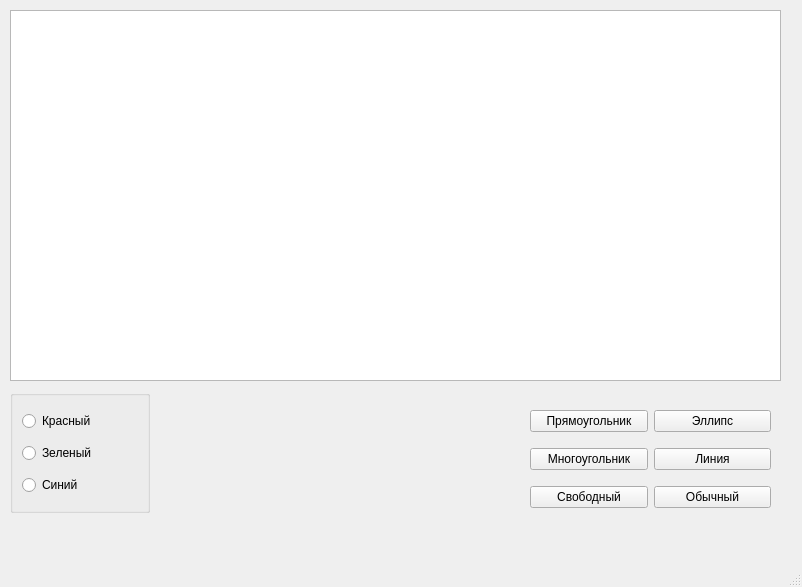
<?xml version="1.0" encoding="UTF-8"?>
<ui version="4.0">
 <class>MainWindow</class>
 <widget class="QMainWindow" name="MainWindow">
  <property name="geometry">
   <rect>
    <x>0</x>
    <y>0</y>
    <width>802</width>
    <height>587</height>
   </rect>
  </property>
  <property name="windowTitle">
   <string>MainWindow</string>
  </property>
  <widget class="QWidget" name="centralwidget">
   <widget class="QGraphicsView" name="graphicsView">
    <property name="geometry">
     <rect>
      <x>10</x>
      <y>10</y>
      <width>771</width>
      <height>371</height>
     </rect>
    </property>
    <property name="cursor" stdset="0">
     <cursorShape>PointingHandCursor</cursorShape>
    </property>
   </widget>
   <widget class="QGroupBox" name="groupBox">
    <property name="geometry">
     <rect>
      <x>10</x>
      <y>390</y>
      <width>140</width>
      <height>123</height>
     </rect>
    </property>
    <property name="title">
     <string/>
    </property>
    <layout class="QGridLayout" name="gridLayout">
     <item row="0" column="0">
      <widget class="QRadioButton" name="red">
       <property name="text">
        <string>Красный</string>
       </property>
      </widget>
     </item>
     <item row="1" column="0">
      <widget class="QRadioButton" name="green">
       <property name="text">
        <string>Зеленый</string>
       </property>
      </widget>
     </item>
     <item row="2" column="0">
      <widget class="QRadioButton" name="blue">
       <property name="text">
        <string>Синий</string>
       </property>
      </widget>
     </item>
    </layout>
   </widget>
   <widget class="QWidget" name="layoutWidget">
    <property name="geometry">
     <rect>
      <x>530</x>
      <y>400</y>
      <width>241</width>
      <height>121</height>
     </rect>
    </property>
    <layout class="QGridLayout" name="gridLayout_2">
     <item row="1" column="1">
      <widget class="QPushButton" name="line">
       <property name="text">
        <string>Линия</string>
       </property>
      </widget>
     </item>
     <item row="0" column="1">
      <widget class="QPushButton" name="ellipse">
       <property name="text">
        <string>Эллипс</string>
       </property>
      </widget>
     </item>
     <item row="1" column="0">
      <widget class="QPushButton" name="polygon">
       <property name="text">
        <string>Многоугольник</string>
       </property>
      </widget>
     </item>
     <item row="0" column="0">
      <widget class="QPushButton" name="rect">
       <property name="text">
        <string>Прямоугольник</string>
       </property>
      </widget>
     </item>
     <item row="2" column="0">
      <widget class="QPushButton" name="def">
       <property name="text">
        <string>Свободный</string>
       </property>
      </widget>
     </item>
     <item row="2" column="1">
      <widget class="QPushButton" name="nothing">
       <property name="text">
        <string>Обычный</string>
       </property>
      </widget>
     </item>
    </layout>
   </widget>
  </widget>
  <widget class="QMenuBar" name="menubar">
   <property name="geometry">
    <rect>
     <x>0</x>
     <y>0</y>
     <width>802</width>
     <height>25</height>
    </rect>
   </property>
  </widget>
  <widget class="QStatusBar" name="statusbar"/>
 </widget>
 <resources/>
 <connections/>
</ui>
